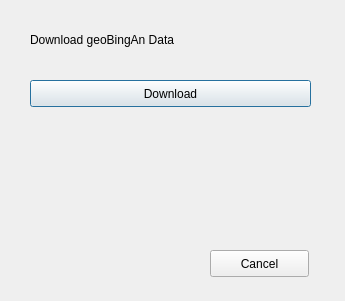
<?xml version="1.0" encoding="UTF-8"?>
<ui version="4.0">
 <class>GeobinganBase</class>
 <widget class="QDialog" name="GeobinganBase">
  <property name="geometry">
   <rect>
    <x>0</x>
    <y>0</y>
    <width>345</width>
    <height>301</height>
   </rect>
  </property>
  <property name="windowTitle">
   <string>Download geoBingAn Data</string>
  </property>
  <widget class="QPushButton" name="download_btn">
   <property name="geometry">
    <rect>
     <x>30</x>
     <y>80</y>
     <width>281</width>
     <height>27</height>
    </rect>
   </property>
   <property name="text">
    <string>Download</string>
   </property>
  </widget>
  <widget class="QLabel" name="label">
   <property name="geometry">
    <rect>
     <x>30</x>
     <y>20</y>
     <width>291</width>
     <height>41</height>
    </rect>
   </property>
   <property name="text">
    <string>&lt;html&gt;&lt;head/&gt;&lt;body&gt;&lt;p&gt;Download geoBingAn Data&lt;/p&gt;&lt;/body&gt;&lt;/html&gt;</string>
   </property>
   <property name="wordWrap">
    <bool>true</bool>
   </property>
  </widget>
  <widget class="QPushButton" name="cancel_btn">
   <property name="geometry">
    <rect>
     <x>210</x>
     <y>250</y>
     <width>99</width>
     <height>27</height>
    </rect>
   </property>
   <property name="text">
    <string>Cancel</string>
   </property>
  </widget>
 </widget>
 <resources/>
 <connections/>
</ui>
